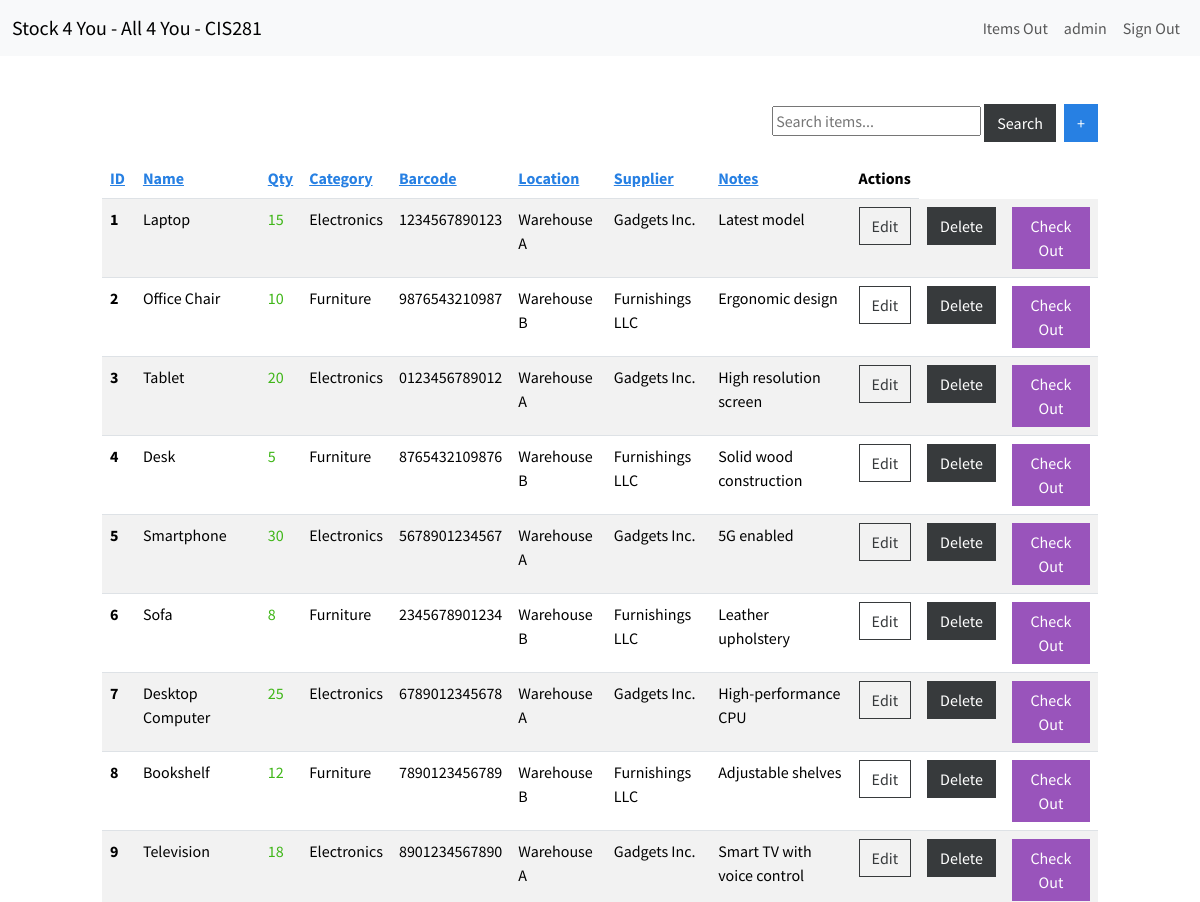
Before: /dashboard/ (signed in, upper part) with the older database file.
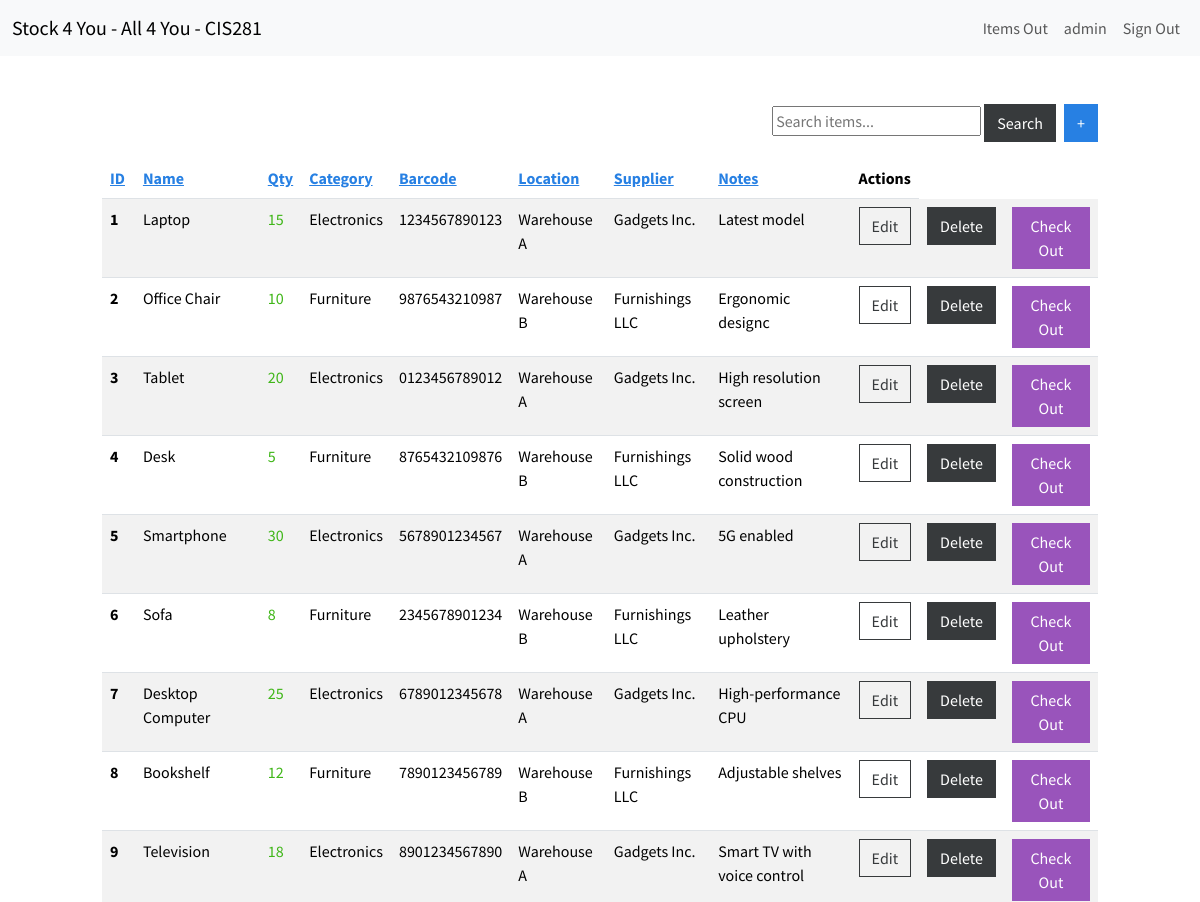
After: the same page with the newer database file.
### inventory/models.py (models this page shows, shortened)
class InventoryItem(models.Model):
    name = models.CharField(max_length=255)
    quantity = models.IntegerField()
    category = models.ForeignKey(Category, on_delete=models.SET_NULL, blank=True, null=True)
    date_created = models.DateTimeField(auto_now_add=True)
    user = models.ForeignKey(User, on_delete=models.CASCADE)
    barcode = models.CharField(max_length=200, blank=True, null=True)
    location = models.ForeignKey(Location, on_delete=models.SET_NULL, blank=True, null=True)
    supplier = models.ForeignKey(Supplier, on_delete=models.SET_NULL, blank=True, null=True)
    notes = models.TextField(blank=True)
    serial_number = models.CharField(max_length=200)
    model_number = models.CharField(max_length=200)
    is_checked_out = models.BooleanField(default=False)  # New field to track checkout status
    last_checked_out_by = models.ForeignKey(User, related_name='last_checked_out_items', on_delete=models.SET_NULL, null=True, blank=True)  # New field to track the last user who checked out the item
    last_checked_out_at = models.DateTimeField(null=True, blank=True)  # New field to track the last checkout date
    class Meta:
        permissions = [
            ("can_checkout_items", "Can check out items"),  # Custom permission for checking out items
        ]

class Category(models.Model):
    name = models.CharField(max_length=200)
    class Meta:
        verbose_name_plural = 'categories'

class Location(models.Model):
    location = models.CharField(max_length=200, blank=True, null=True)
    class Meta:
        verbose_name = 'location'
        verbose_name_plural = 'locations'
    def __str__(self):
        return self.location

class Supplier(models.Model):
    name = models.CharField(max_length=200)
    website = models.TextField(blank=True)
    contact_info = models.TextField(blank=True)
    def __str__(self):
        return self.name

### inventory/views.py (the view, shortened to what this page needs)
# urls.py: path('dashboard/', Dashboard.as_view(), name='dashboard'),
class Dashboard(LoginRequiredMixin, View):
    def get(self, request):
        sort_order = request.GET.get('order', 'asc')
        sort_by = request.GET.get('sort', 'id')
        search_query = request.GET.get('search', '')
        items = InventoryItem.objects.filter(user=request.user)
        if sort_order == 'desc':
            sort_by = f'-{sort_by}'
        items = items.order_by(sort_by)
        next_sort_order = 'desc' if sort_order == 'asc' else 'asc'
        low_inventory = items.filter(quantity__lte=LOW_QUANTITY)
        low_inventory_ids = low_inventory.values_list('id', flat=True)
        low_inventory_count = low_inventory.count()
        if low_inventory_count > 0:
            message = f'{low_inventory_count} item has low inventory' if low_inventory_count == 1 else f'{low_inventory_count} items have low inventory'
            messages.error(request, message)
        return render(request, 'inventory/dashboard.html', {
            'items': items,
            'low_inventory_ids': low_inventory_ids,
            'search_query': search_query,
            'next_sort_order': next_sort_order
        })

### inventory/templates/inventory/dashboard.html (shortened to what this page needs)
{% extends 'inventory/base.html' %}
{% block content %}
<div class="row">
  <div class="col-md-10 col-12 mx-auto mt-5">
    <div class="d-flex justify-content-end mb-3">
      <form method="GET" action="{% url 'dashboard' %}" class="me-2">
        <input type="text" name="search" placeholder="Search items..." value="{{ search_query }}">
        <button type="submit" class="btn btn-secondary">Search</button>
      </form>
      <a href="{% url 'add-item' %}" class="btn btn-primary">+</a>
    </div>
    <table class="table table-hover table-striped">
      <thead>
        <tr>
          <th scope="col"><a href="?sort=id&order={{ next_sort_order }}">ID</a></th>
          <th scope="col"><a href="?sort=name&order={{ next_sort_order }}">Name</a></th>
          <th scope="col"><a href="?sort=quantity&order={{ next_sort_order }}">Qty</a></th>
          <th scope="col"><a href="?sort=category&order={{ next_sort_order }}">Category</a></th>
          <th scope="col"><a href="?sort=barcode&order={{ next_sort_order }}">Barcode</a></th>
          <th scope="col"><a href="?sort=location&order={{ next_sort_order }}">Location</a></th>
          <th scope="col"><a href="?sort=supplier&order={{ next_sort_order }}">Supplier</a></th>
          <th scope="col"><a href="?sort=notes&order={{ next_sort_order }}">Notes</a></th>
          <th scope="col">Actions</th>
        </tr>
      </thead>
      <tbody>
        {% for item in items %}
        <tr>
            <th scope="row">{{ item.id }}</th>
            <td>{{ item.name }}</td>
            <td class="{% if item.id in low_inventory_ids %}text-danger{% else %}text-success{% endif %}">{{ item.quantity }}</td>
            <td>{{ item.category.name }}</td>
            <td>{{ item.barcode }}</td>
            <td>{{ item.location }}</td>
            <td>{{ item.supplier }}</td>
            <td>{{ item.notes }}</td>
            <td><a href="{% url 'edit-item' item.id %}" class="btn btn-outline-secondary">Edit</a></td>
            <td><a href="{% url 'delete-item' item.id %}" class="btn btn-secondary">Delete</a></td>
            <td><a href="{% url 'checkout_item' item.id %}" class="btn btn-info">Check Out</a></td>
          </tr>
        {% endfor %}
      </tbody>
    </table>
  </div>
</div>
{% endblock content %}

### inventory/templates/inventory/base.html (shortened to what this page needs)
{% load static %}
<!DOCTYPE html>
<html lang="en">
<head>
    <link href="{% static 'css/bootstrap.min.css' %}" rel="stylesheet">
</head>
<body>
    {% include 'inventory/navagation.html' %}
    {% block content %}
    {% endblock %}
</body>
</html>

### inventory/templates/inventory/navagation.html (shortened to what this page needs)
<nav class="navbar navbar-expand-lg bg-light">
    <div class="container-fluid">
        <a class="navbar-brand" href="{% url 'index' %}">Stock 4 You - All 4 You - CIS281</a>
        <div class="collapse navbar-collapse justify-content-end" id="navbarNav">
            <ul class="navbar-nav">
                {% if user.is_authenticated %}
                    <li class="nav-item">
                        <a class="btn btn-link nav-link" style="border: none; background: none;" href="{% url 'items_out_list' %}">Items Out</a>
                    </li>
                    <li class="nav-item">
                        <a class="nav-link" href="#">{{ user.username }}</a>
                    </li>
                    <li class="nav-item">
                        <form action="{% url 'logout' %}" method="post" style="display: inline;">
                            <button type="submit" class="btn btn-link nav-link" style="border: none; background: none;">Sign Out</button>
                        </form>
                    </li>
                {% endif %}
            </ul>
        </div>
    </div>
</nav>

Changed rows visible on the page:
changed InventoryItem "Office Chair": notes "Ergonomic design" → "Ergonomic designc"
